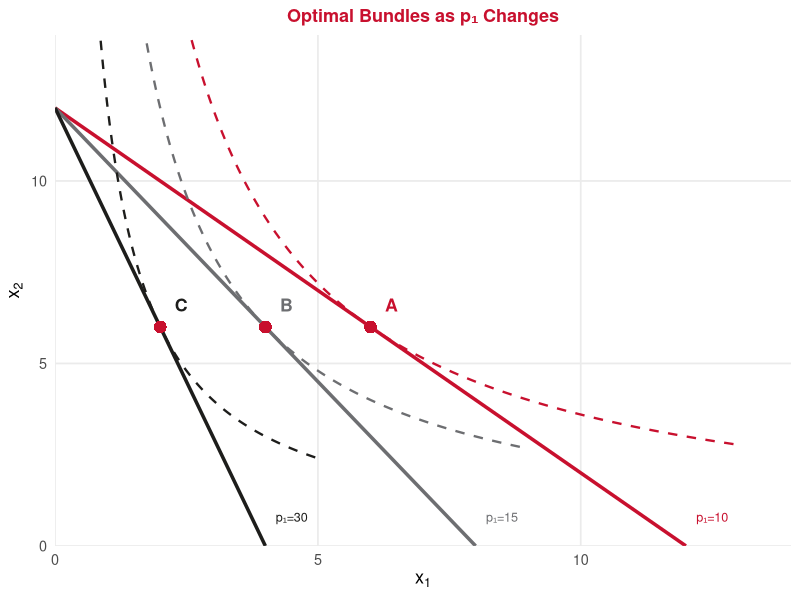
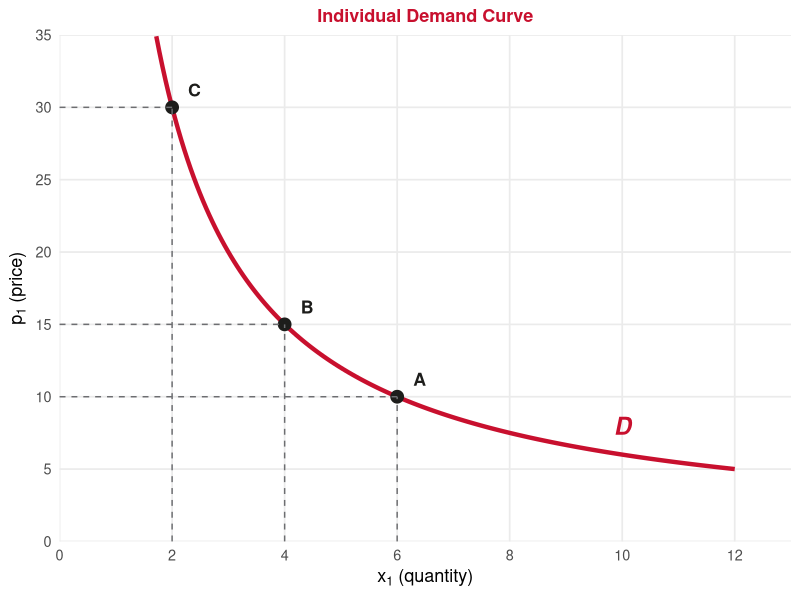
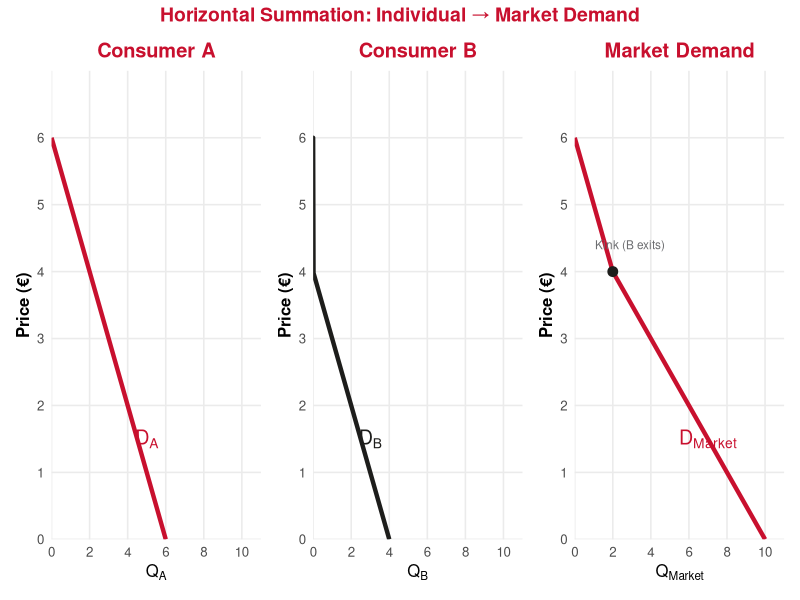
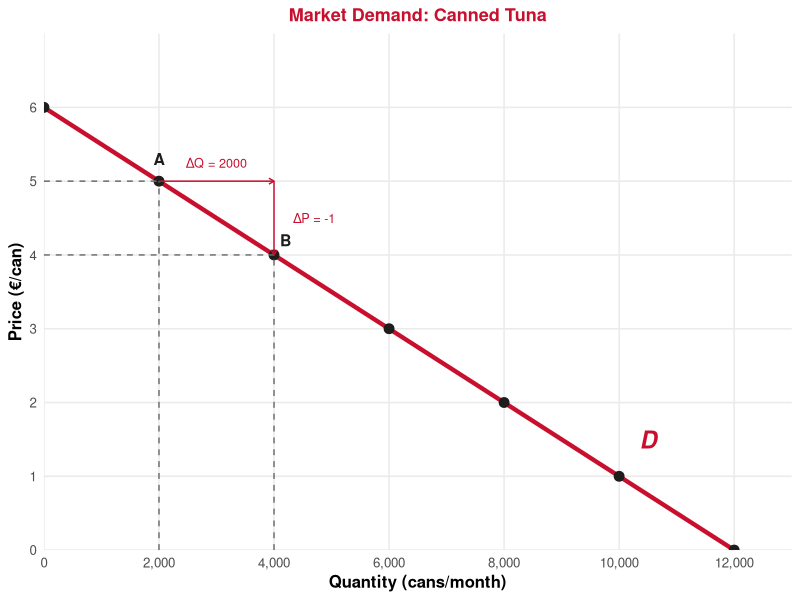
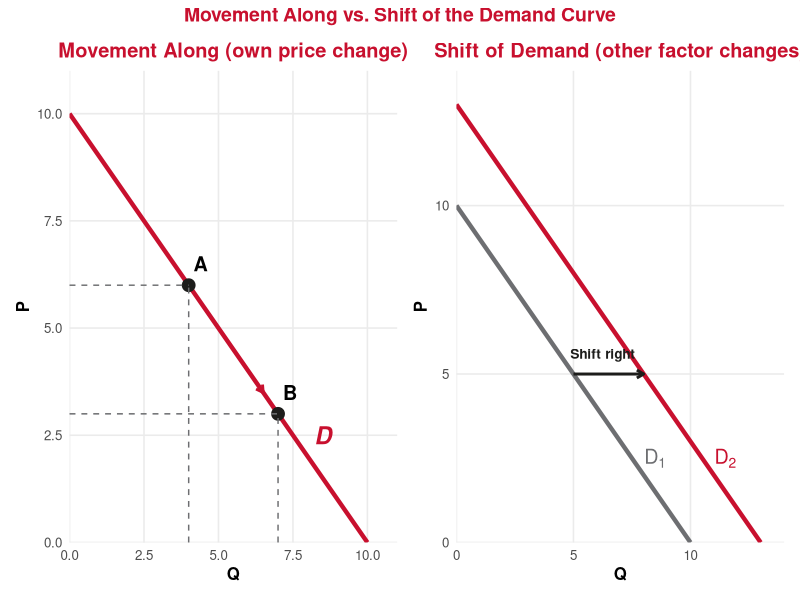
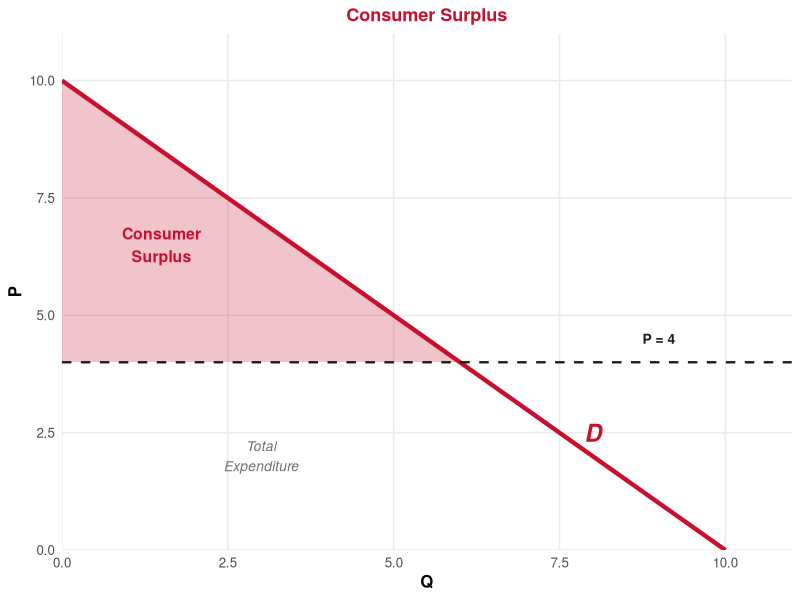

The R source for these figures, in order:
## ---- chunk 1
#| echo: false
#| message: false
#| warning: false

library(ggplot2)
library(dplyr)
library(tidyverse)
library(patchwork)

# Define UE brand colors
ue_red <- "#C8102E"
ue_black <- "#1D1D1B"
ue_gray <- "#6D6E71"
ue_white <- "#FFFFFF"
## ---- chunk 2
#| echo: false
#| warning: false
#| fig-width: 5.5
#| fig-height: 4.5
#| fig-align: center

# Upper panel: Budget lines pivoting with different p1
# M = 120, p2 = 10 fixed. p1 varies: 10, 15, 30
M <- 120; p2 <- 10

# Utility: U = x1 * x2 => optimal: x1* = M/(2*p1), x2* = M/(2*p2)
prices_1 <- c(10, 15, 30)
colors_bl <- c(ue_red, ue_gray, ue_black)

df_bl <- bind_rows(lapply(seq_along(prices_1), function(i) {
  p1 <- prices_1[i]
  data.frame(x1 = c(0, M/p1), x2 = c(M/p2, 0),
             label = paste0("p₁ = ", p1),
             idx = i)
}))

# Optimal points
df_opt <- data.frame(
  p1 = prices_1,
  x1_star = M / (2 * prices_1),
  x2_star = M / (2 * p2)
)

# Indifference curves through optimal points
df_ic <- bind_rows(lapply(1:nrow(df_opt), function(i) {
  u <- df_opt$x1_star[i] * df_opt$x2_star[i]
  x1_seq <- seq(0.3, M/prices_1[i] + 1, length.out = 200)
  x2_seq <- u / x1_seq
  data.frame(x1 = x1_seq, x2 = x2_seq, idx = i)
}))
df_ic <- df_ic %>% filter(x2 <= 14 & x2 >= 0)

ggplot() +
  # Budget lines
  geom_line(data = df_bl %>% filter(idx == 1),
            aes(x = x1, y = x2), color = ue_red, linewidth = 1.2) +
  geom_line(data = df_bl %>% filter(idx == 2),
            aes(x = x1, y = x2), color = ue_gray, linewidth = 1.2) +
  geom_line(data = df_bl %>% filter(idx == 3),
            aes(x = x1, y = x2), color = ue_black, linewidth = 1.2) +
  # Indifference curves
  geom_line(data = df_ic %>% filter(idx == 1),
            aes(x = x1, y = x2), color = ue_red, linewidth = 0.8, linetype = "dashed") +
  geom_line(data = df_ic %>% filter(idx == 2),
            aes(x = x1, y = x2), color = ue_gray, linewidth = 0.8, linetype = "dashed") +
  geom_line(data = df_ic %>% filter(idx == 3),
            aes(x = x1, y = x2), color = ue_black, linewidth = 0.8, linetype = "dashed") +
  # Optimal points
  geom_point(data = df_opt, aes(x = x1_star, y = x2_star),
             size = 4, color = ue_red, shape = 16) +
  # Labels
  annotate("text", x = df_opt$x1_star[1] + 0.4, y = df_opt$x2_star[1] + 0.6,
           label = "A", fontface = "bold", size = 4.5, color = ue_red) +
  annotate("text", x = df_opt$x1_star[2] + 0.4, y = df_opt$x2_star[2] + 0.6,
           label = "B", fontface = "bold", size = 4.5, color = ue_gray) +
  annotate("text", x = df_opt$x1_star[3] + 0.4, y = df_opt$x2_star[3] + 0.6,
           label = "C", fontface = "bold", size = 4.5, color = ue_black) +
  # Budget line labels
  annotate("text", x = 12.5, y = 0.8, label = "p₁=10", color = ue_red, size = 3.2) +
  annotate("text", x = 8.5, y = 0.8, label = "p₁=15", color = ue_gray, size = 3.2) +
  annotate("text", x = 4.5, y = 0.8, label = "p₁=30", color = ue_black, size = 3.2) +
  scale_x_continuous(limits = c(0, 14), expand = c(0, 0)) +
  scale_y_continuous(limits = c(0, 14), expand = c(0, 0)) +
  labs(x = expression(x[1]), y = expression(x[2]),
       title = "Optimal Bundles as p₁ Changes") +
  theme_minimal(base_size = 13) +
  theme(
    plot.title = element_text(color = ue_red, face = "bold", hjust = 0.5, size = 13),
    axis.title = element_text(face = "bold"),
    panel.grid.minor = element_blank()
  )
## ---- chunk 3
#| echo: false
#| warning: false
#| fig-width: 5.5
#| fig-height: 4.5
#| fig-align: center

# Individual demand curve from the optimization above
# U = x1*x2, M=120, p2=10 => x1* = M/(2*p1) = 60/p1
# So demand: p1 = 60/x1 (inverse demand)

df_demand <- data.frame(
  x1 = seq(1, 12, length.out = 200)
) %>%
  mutate(p1 = 60 / x1)

df_points <- data.frame(
  x1 = c(6, 4, 2),
  p1 = c(10, 15, 30),
  label = c("A", "B", "C")
)

ggplot() +
  geom_line(data = df_demand, aes(x = x1, y = p1),
            color = ue_red, linewidth = 1.5) +
  geom_point(data = df_points, aes(x = x1, y = p1),
             size = 4, color = ue_black) +
  geom_text(data = df_points, aes(x = x1 + 0.4, y = p1 + 1.2, label = label),
            fontface = "bold", size = 4.5, color = ue_black) +
  # Dashed lines to axes
  geom_segment(data = df_points, aes(x = x1, y = 0, xend = x1, yend = p1),
               linetype = "dashed", color = ue_gray, linewidth = 0.5) +
  geom_segment(data = df_points, aes(x = 0, y = p1, xend = x1, yend = p1),
               linetype = "dashed", color = ue_gray, linewidth = 0.5) +
  scale_x_continuous(limits = c(0, 13), expand = c(0, 0),
                     breaks = c(0, 2, 4, 6, 8, 10, 12)) +
  scale_y_continuous(limits = c(0, 35), expand = c(0, 0),
                     breaks = seq(0, 35, 5)) +
  labs(x = expression(x[1] ~ "(quantity)"),
       y = expression(p[1] ~ "(price)"),
       title = "Individual Demand Curve") +
  annotate("text", x = 10, y = 8, label = "D", color = ue_red,
           fontface = "bold.italic", size = 6) +
  theme_minimal(base_size = 13) +
  theme(
    plot.title = element_text(color = ue_red, face = "bold", hjust = 0.5, size = 13),
    axis.title = element_text(face = "bold"),
    panel.grid.minor = element_blank()
  )
## ---- chunk 4
#| echo: false
#| warning: false
#| fig-width: 12
#| fig-height: 4.2
#| fig-align: center

# Consumer A: P = 6 - Q_A => Q_A = 6 - P (for P <= 6)
# Consumer B: P = 4 - Q_B => Q_B = 4 - P (for P <= 4)
# Market: for P <= 4: Q = (6-P) + (4-P) = 10 - 2P => P = 5 - Q/2
#         for 4 < P <= 6: Q = 6 - P (only A buys)

p_seq <- seq(0, 6, length.out = 200)
df_a <- data.frame(Q = pmax(6 - p_seq, 0), P = p_seq)
df_b <- data.frame(Q = pmax(4 - p_seq, 0), P = p_seq)

# Market demand (kinked)
df_mkt <- data.frame(P = p_seq) %>%
  mutate(Q = ifelse(P <= 4, (6-P) + (4-P), pmax(6-P, 0)))

p1 <- ggplot(df_a, aes(x = Q, y = P)) +
  geom_line(color = ue_red, linewidth = 1.5) +
  scale_x_continuous(limits = c(0, 11), breaks = seq(0, 10, 2), expand = c(0, 0)) +
  scale_y_continuous(limits = c(0, 7), breaks = 0:6, expand = c(0, 0)) +
  labs(x = expression(Q[A]), y = "Price (€)", title = "Consumer A") +
  annotate("text", x = 5, y = 1.5, label = "D[A]", parse = TRUE, color = ue_red,
           fontface = "bold.italic", size = 5) +
  theme_minimal(base_size = 12) +
  theme(plot.title = element_text(color = ue_red, face = "bold", hjust = 0.5),
        axis.title = element_text(face = "bold"),
        panel.grid.minor = element_blank())

p2 <- ggplot(df_b, aes(x = Q, y = P)) +
  geom_line(color = ue_black, linewidth = 1.5) +
  scale_x_continuous(limits = c(0, 11), breaks = seq(0, 10, 2), expand = c(0, 0)) +
  scale_y_continuous(limits = c(0, 7), breaks = 0:6, expand = c(0, 0)) +
  labs(x = expression(Q[B]), y = "Price (€)", title = "Consumer B") +
  annotate("text", x = 3, y = 1.5, label = "D[B]", parse = TRUE, color = ue_black,
           fontface = "bold.italic", size = 5) +
  theme_minimal(base_size = 12) +
  theme(plot.title = element_text(color = ue_red, face = "bold", hjust = 0.5),
        axis.title = element_text(face = "bold"),
        panel.grid.minor = element_blank())

p3 <- ggplot(df_mkt, aes(x = Q, y = P)) +
  geom_line(color = ue_red, linewidth = 1.5) +
  scale_x_continuous(limits = c(0, 11), breaks = seq(0, 10, 2), expand = c(0, 0)) +
  scale_y_continuous(limits = c(0, 7), breaks = 0:6, expand = c(0, 0)) +
  labs(x = expression(Q[Market]), y = "Price (€)", title = "Market Demand") +
  annotate("text", x = 7, y = 1.5, label = "D[Market]", parse = TRUE,
           color = ue_red, fontface = "bold.italic", size = 5) +
  # Show kink
  geom_point(data = data.frame(Q = 2, P = 4), aes(x = Q, y = P),
             size = 3, color = ue_black) +
  annotate("text", x = 2.9, y = 4.4, label = "Kink (B exits)", size = 3, color = ue_gray) +
  theme_minimal(base_size = 12) +
  theme(plot.title = element_text(color = ue_red, face = "bold", hjust = 0.5),
        axis.title = element_text(face = "bold"),
        panel.grid.minor = element_blank())

library(patchwork)
p1 + p2 + p3 +
  plot_annotation(title = "Horizontal Summation: Individual → Market Demand",
                  theme = theme(plot.title = element_text(color = ue_red,
                                face = "bold", hjust = 0.5, size = 14)))
## ---- chunk 5
#| echo: false
#| warning: false
#| fig-width: 5.5
#| fig-height: 6.5
#| fig-align: center

# Demand: P = 6 - (1/2000)*Q => Q = 2000*(6-P) = 12000 - 2000P
# Points: (0,6), (2000,5), (4000,4), (12000,0)
df_tuna <- data.frame(Q = seq(0, 12000, length.out = 200)) %>%
  mutate(P = 6 - Q/2000)

pts_tuna <- data.frame(
  Q = c(0, 2000, 4000, 6000, 8000, 10000, 12000),
  P = c(6, 5, 4, 3, 2, 1, 0)
)

ggplot() +
  geom_line(data = df_tuna, aes(x = Q, y = P),
            color = ue_red, linewidth = 1.5) +
  geom_point(data = pts_tuna, aes(x = Q, y = P),
             size = 3, color = ue_black) +
  # Label two points
  annotate("text", x = 2000, y = 5.3, label = "A", fontface = "bold",
           size = 4, color = ue_black) +
  annotate("text", x = 4200, y = 4.2, label = "B", fontface = "bold",
           size = 4, color = ue_black) +
  # Dashed lines
  geom_segment(aes(x = 2000, y = 0, xend = 2000, yend = 5),
               linetype = "dashed", color = ue_gray) +
  geom_segment(aes(x = 0, y = 5, xend = 2000, yend = 5),
               linetype = "dashed", color = ue_gray) +
  geom_segment(aes(x = 4000, y = 0, xend = 4000, yend = 4),
               linetype = "dashed", color = ue_gray) +
  geom_segment(aes(x = 0, y = 4, xend = 4000, yend = 4),
               linetype = "dashed", color = ue_gray) +
  # Annotate slope
  annotate("segment", x = 2000, y = 5, xend = 4000, yend = 5,
           arrow = arrow(length = unit(0.15, "cm")), color = ue_red) +
  annotate("segment", x = 4000, y = 5, xend = 4000, yend = 4,
           arrow = arrow(length = unit(0.15, "cm")), color = ue_red) +
  annotate("text", x = 3000, y = 5.25, label = "ΔQ = 2000", color = ue_red, size = 3.2) +
  annotate("text", x = 4700, y = 4.5, label = "ΔP = -1", color = ue_red, size = 3.2) +
  scale_x_continuous(limits = c(0, 13000), expand = c(0, 0),
                     breaks = seq(0, 12000, 2000),
                     labels = scales::comma) +
  scale_y_continuous(limits = c(0, 7), expand = c(0, 0), breaks = 0:6) +
  labs(x = "Quantity (cans/month)",
       y = "Price (€/can)",
       title = "Market Demand: Canned Tuna") +
  annotate("text", x = 10500, y = 1.5, label = "D", color = ue_red,
           fontface = "bold.italic", size = 6) +
  theme_minimal(base_size = 12) +
  theme(
    plot.title = element_text(color = ue_red, face = "bold", hjust = 0.5, size = 13),
    axis.title = element_text(face = "bold"),
    panel.grid.minor = element_blank()
  )
## ---- chunk 6
#| echo: false
#| warning: false
#| fig-width: 12
#| fig-height: 4.2
#| fig-align: center

# Left: movement along
df_move <- data.frame(Q = seq(0, 10, length.out = 200)) %>%
  mutate(P = 10 - Q)

pts_move <- data.frame(Q = c(4, 7), P = c(6, 3), label = c("A", "B"))

p_move <- ggplot() +
  geom_line(data = df_move, aes(x = Q, y = P), color = ue_red, linewidth = 1.5) +
  geom_point(data = pts_move, aes(x = Q, y = P), size = 4, color = ue_black) +
  geom_text(data = pts_move, aes(x = Q + 0.4, y = P + 0.5, label = label),
            fontface = "bold", size = 5) +
  geom_segment(aes(x = 4, y = 0, xend = 4, yend = 6),
               linetype = "dashed", color = ue_gray) +
  geom_segment(aes(x = 0, y = 6, xend = 4, yend = 6),
               linetype = "dashed", color = ue_gray) +
  geom_segment(aes(x = 7, y = 0, xend = 7, yend = 3),
               linetype = "dashed", color = ue_gray) +
  geom_segment(aes(x = 0, y = 3, xend = 7, yend = 3),
               linetype = "dashed", color = ue_gray) +
  annotate("segment", x = 4.5, y = 5.5, xend = 6.5, yend = 3.5,
           arrow = arrow(length = unit(0.2, "cm")), color = ue_red, linewidth = 1) +
  scale_x_continuous(limits = c(0, 11), expand = c(0, 0)) +
  scale_y_continuous(limits = c(0, 11), expand = c(0, 0)) +
  labs(x = "Q", y = "P", title = "Movement Along (own price change)") +
  annotate("text", x = 8.5, y = 2.5, label = "D", color = ue_red,
           fontface = "bold.italic", size = 6) +
  theme_minimal(base_size = 12) +
  theme(plot.title = element_text(color = ue_red, face = "bold", hjust = 0.5),
        axis.title = element_text(face = "bold"),
        panel.grid.minor = element_blank())

# Right: shift
df_d1 <- data.frame(Q = seq(0, 10, length.out = 200)) %>% mutate(P = 10 - Q)
df_d2 <- data.frame(Q = seq(0, 13, length.out = 200)) %>% mutate(P = 13 - Q)

p_shift <- ggplot() +
  geom_line(data = df_d1, aes(x = Q, y = P), color = ue_gray, linewidth = 1.5) +
  geom_line(data = df_d2, aes(x = Q, y = P), color = ue_red, linewidth = 1.5) +
  annotate("text", x = 8.5, y = 2.5, label = "D[1]", parse = TRUE,
         color = ue_gray, fontface = "bold.italic", size = 5) +
  annotate("text", x = 11.5, y = 2.5, label = "D[2]", parse = TRUE,
         color = ue_red, fontface = "bold.italic", size = 5) +
  annotate("segment", x = 5, y = 5, xend = 8, yend = 5,
           arrow = arrow(length = unit(0.2, "cm")), color = ue_black, linewidth = 1) +
  annotate("text", x = 6.25, y = 5.6, label = "Shift right", fontface = "bold",
           size = 3.5, color = ue_black) +
  scale_x_continuous(limits = c(0, 14), expand = c(0, 0)) +
  scale_y_continuous(limits = c(0, 14), expand = c(0, 0)) +
  labs(x = "Q", y = "P", title = "Shift of Demand (other factor changes)") +
  theme_minimal(base_size = 12) +
  theme(plot.title = element_text(color = ue_red, face = "bold", hjust = 0.5),
        axis.title = element_text(face = "bold"),
        panel.grid.minor = element_blank())

p_move + p_shift +
  plot_annotation(title = "Movement Along vs. Shift of the Demand Curve",
                  theme = theme(plot.title = element_text(color = ue_red,
                                face = "bold", hjust = 0.5, size = 14)))
## ---- chunk 7
#| echo: false
#| warning: false
#| fig-width: 5.5
#| fig-height: 4
#| fig-align: center
# CS = triangle above price, below demand
df_cs <- data.frame(Q = seq(0, 10, length.out = 200)) %>%
  mutate(P = 10 - Q)
# Price = 4, Q* = 6
p_star <- 4
q_star <- 6
ggplot() +
  # TE rectangle (draw first so it's behind)
  geom_rect(xmin = 0, xmax = q_star, ymin = 0, ymax = p_star,
            fill = ue_gray, alpha = 0.1) +
  # CS shaded area
  geom_ribbon(data = df_cs %>% filter(Q <= q_star),
              aes(x = Q, ymin = p_star, ymax = P),
              fill = ue_red, alpha = 0.25) +
  # Demand curve
  geom_line(data = df_cs, aes(x = Q, y = P),
            color = ue_red, linewidth = 1.5) +
  # Price line
  geom_hline(yintercept = p_star, linetype = "dashed",
             color = ue_black, linewidth = 0.8) +
  annotate("text", x = 9, y = 4.5, label = "P = 4", color = ue_black,
           fontface = "bold", size = 3.5) +
  # CS label
  annotate("text", x = 1.5, y = 6.5, label = "Consumer\nSurplus",
           color = ue_red, fontface = "bold", size = 4) +
  # TE rectangle label
  annotate("text", x = 3, y = 2, label = "Total\nExpenditure",
           color = ue_gray, fontface = "italic", size = 3.5) +
  annotate("text", x = 8, y = 2.5, label = "D", color = ue_red,
           fontface = "bold.italic", size = 6) +
  scale_x_continuous(limits = c(0, 11), expand = c(0, 0)) +
  scale_y_continuous(limits = c(0, 11), expand = c(0, 0)) +
  labs(x = "Q", y = "P", title = "Consumer Surplus") +
  theme_minimal(base_size = 12) +
  theme(
    plot.title = element_text(color = ue_red, face = "bold", hjust = 0.5, size = 13),
    axis.title = element_text(face = "bold"),
    panel.grid.minor = element_blank()
  )
